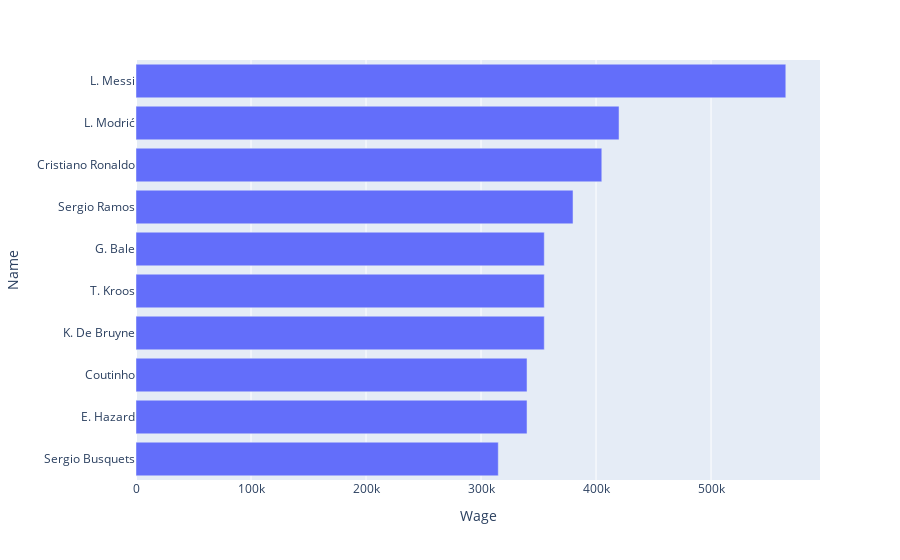

Notebook code for this chart:
### Code cell
#salary per weekly
wage=fifa.groupby("Name")["Wage"].mean().reset_index().sort_values("Wage",ascending=True).tail(10)
px.bar(wage,x="Wage",y="Name",orientation="h")

### Figure 1 — Plotly figure (JSON) as saved in the notebook; plotly's stock layout.template omitted (floating-point values rounded to 4 significant figures)
{"data": [{"alignmentgroup": "True", "hovertemplate": "Wage=%{x}<br>Name=%{y}<extra></extra>", "legendgroup": "", "marker": {"color": "#636efa", "pattern": {"shape": ""}}, "name": "", "offsetgroup": "", "orientation": "h", "showlegend": false, "textposition": "auto", "type": "bar", "x": [315000, 340000, 340000, 355000, 355000, 355000, 380000, 405000, 420000, 565000], "xaxis": "x", "y": ["Sergio Busquets", "E. Hazard", "Coutinho", "K. De Bruyne", "T. Kroos", "G. Bale", "Sergio Ramos", "Cristiano Ronaldo", "L. Modrić", "L. Messi"], "yaxis": "y"}], "layout": {"barmode": "relative", "legend": {"tracegroupgap": 0}, "margin": {"t": 60}, "xaxis": {"anchor": "y", "domain": [0, 1], "title": {"text": "Wage"}}, "yaxis": {"anchor": "x", "domain": [0, 1], "title": {"text": "Name"}}}}
